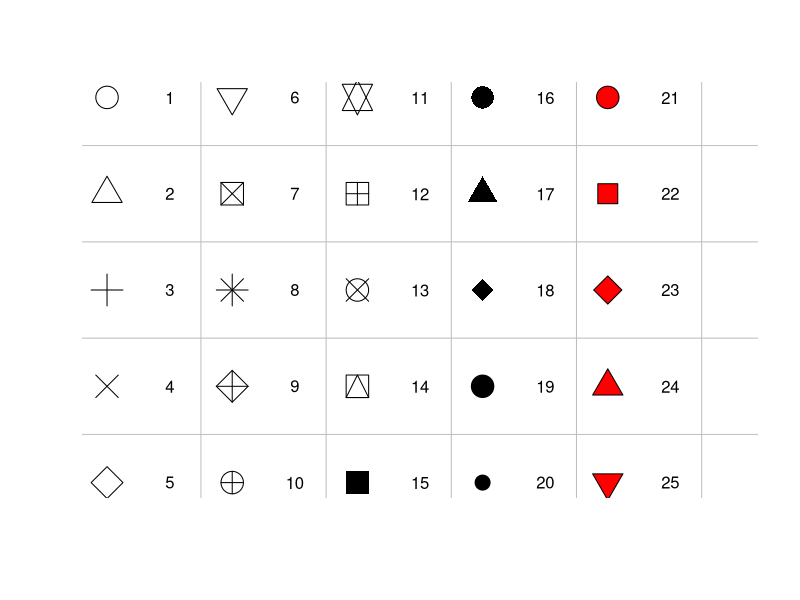

This figure's R source:
# Source: https://www.ling.upenn.edu/~joseff/rstudy/plots/plotting/pch.R
#par(mar = c(1,1,1,1))
plot(	x = c(rep(1,5),rep(2,5),rep(3,5),rep(4,5),rep(5,5)),
	y = rep(5:1,5),
	axes = F,
	xlab = "",ylab = "",
	xlim = c(1,6),ylim = c(1,5),
	pch = 1:25,
	bg = "red",cex = 3)
text(	x = c(rep(1,5),rep(2,5),rep(3,5),rep(4,5),rep(5,5))+.5,
	y = rep(5:1,5),
	labels = as.character(1:25))
abline(h = (1:5)+0.5,col = "grey")
abline(v = (1:5)+0.75,col = "grey")

